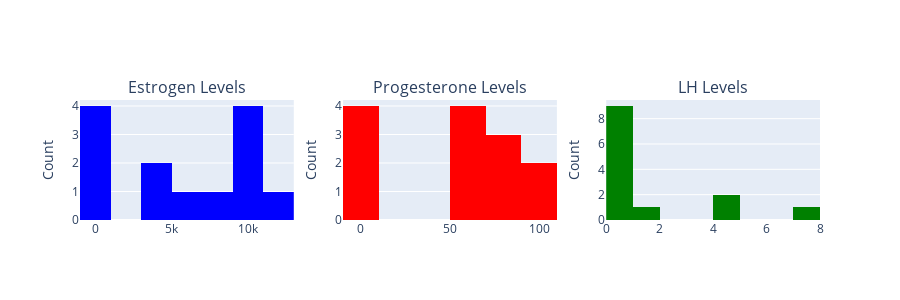

The notebook cell this image was saved under:
### Code cell
plot_hormones_hist(hormones_df)

### Figure 1 — Plotly figure (JSON) as saved in the notebook; plotly's stock layout.template omitted (floating-point values rounded to 4 significant figures)
{"data": [{"marker": {"color": "blue"}, "name": "Estrogen", "nbinsx": 10, "type": "histogram", "x": [4700, 4100, 6190, 9640, 8800, 10200, 9920, 9860, 12400, 9.18, 20.7, 17.5, 11.5], "xaxis": "x", "yaxis": "y"}, {"marker": {"color": "red"}, "name": "Progesterone", "nbinsx": 10, "type": "histogram", "x": [53.9, 56.8, 70.6, 54.7, 64.1, 74.2, 83, 95.3, 103, 0.12, 0.043, 0.068, 0.042], "xaxis": "x2", "yaxis": "y2"}, {"marker": {"color": "green"}, "name": "LH", "nbinsx": 10, "type": "histogram", "x": [1.45, 0.87, 0.93, 0.62, 0.73, 0.69, 0.77, 0.83, 0.59, 0.96, 4.01, 7.58, 4.67], "xaxis": "x3", "yaxis": "y3"}], "layout": {"annotations": [{"font": {"size": 16}, "showarrow": false, "text": "Estrogen Levels", "x": 0.1444, "xanchor": "center", "xref": "paper", "y": 1, "yanchor": "bottom", "yref": "paper"}, {"font": {"size": 16}, "showarrow": false, "text": "Progesterone Levels", "x": 0.5, "xanchor": "center", "xref": "paper", "y": 1, "yanchor": "bottom", "yref": "paper"}, {"font": {"size": 16}, "showarrow": false, "text": "LH Levels", "x": 0.8556, "xanchor": "center", "xref": "paper", "y": 1, "yanchor": "bottom", "yref": "paper"}], "height": 300, "showlegend": false, "width": 900, "xaxis": {"anchor": "y", "autorange": true, "domain": [0, 0.2889], "range": [-1000, 13000], "type": "linear"}, "xaxis2": {"anchor": "y2", "autorange": true, "domain": [0.3556, 0.6444], "range": [-10, 110], "type": "linear"}, "xaxis3": {"anchor": "y3", "autorange": true, "domain": [0.7111, 1], "range": [0, 8], "type": "linear"}, "yaxis": {"anchor": "x", "autorange": true, "domain": [0, 1], "range": [0, 4.211], "title": {"text": "Count"}}, "yaxis2": {"anchor": "x2", "autorange": true, "domain": [0, 1], "range": [0, 4.211], "title": {"text": "Count"}}, "yaxis3": {"anchor": "x3", "autorange": true, "domain": [0, 1], "range": [0, 9.474], "title": {"text": "Count"}}}}
